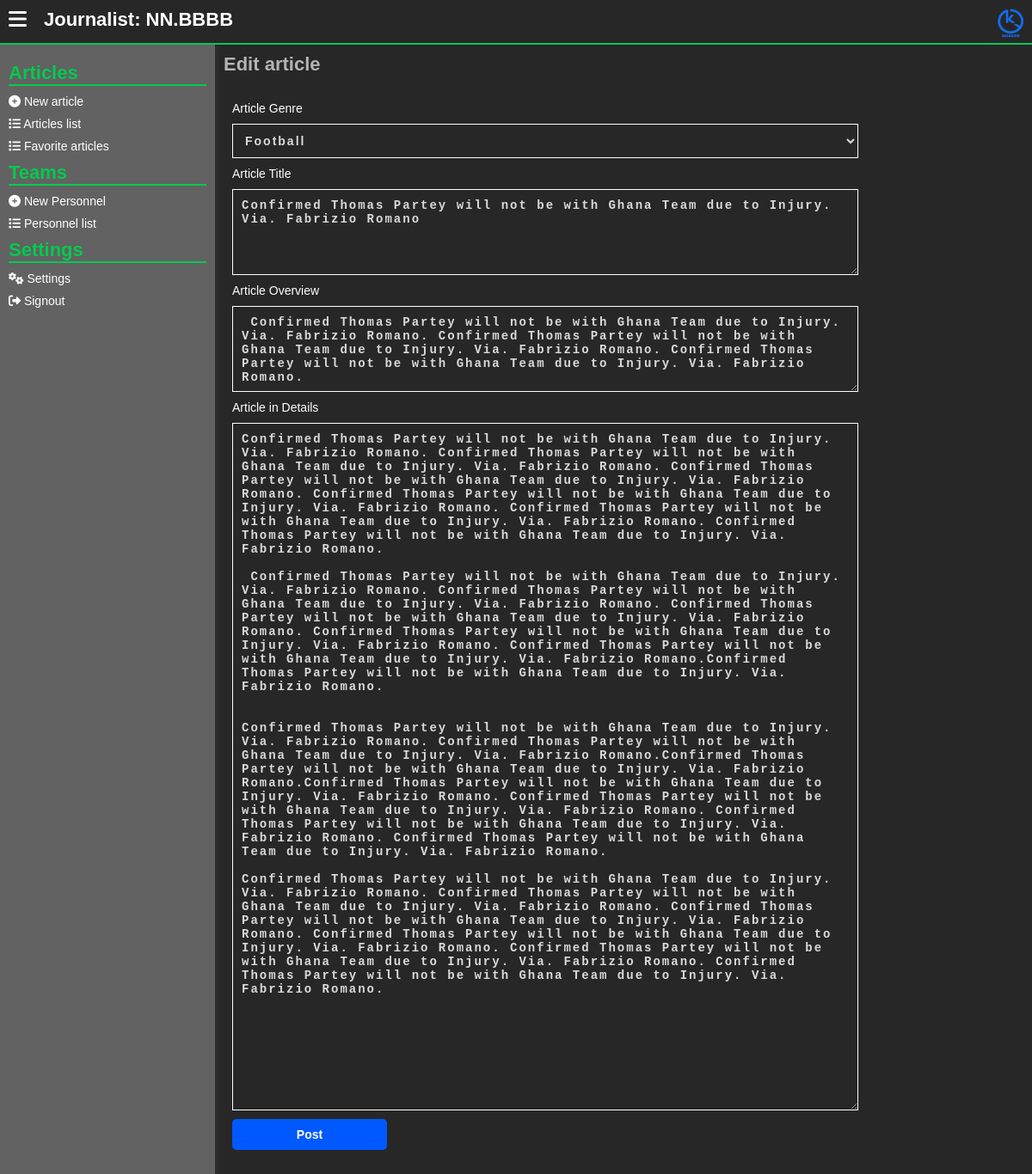
/journalists/edit-article.php?a=6 (signed in), run on the app's committed database.
### tables this page shows
CREATE TABLE `journalists` (
  `id` int(11) NOT NULL,
  `first_name` varchar(255) NOT NULL,
  `last_name` varchar(255) NOT NULL,
  `user_name` varchar(255) NOT NULL,
  `email` varchar(255) NOT NULL,
  `phone_number` varchar(255) NOT NULL,
  `password` text NOT NULL,
  `display_name` varchar(255) NOT NULL,
  `status` varchar(255) NOT NULL DEFAULT 'Working'
);

CREATE TABLE `news_articles` (
  `article_id` int(11) NOT NULL,
  `article_title` text NOT NULL,
  `article_overview` text NOT NULL,
  `article_poster` text NOT NULL,
  `article_full_details` text NOT NULL,
  `article_author` int(11) NOT NULL,
  `article_genre` int(11) NOT NULL,
  `article_publish_time` text NOT NULL DEFAULT current_timestamp()
);

CREATE TABLE `genres` (
  `id` int(11) NOT NULL,
  `genre_name` varchar(255) NOT NULL,
  `genre_description` text NOT NULL
);

### assets/php/journalists/session_mgt.php (called while the page is built, shortened)
<?php
    if (!isset($_SESSION['acting_journalist_id'])) {
        header("location: ../admins/signin.php");
    }
    else {
        $acting_jou_id = $_SESSION['acting_journalist_id'];
        $check_jou_exists = mysqli_query($server,"SELECT * from journalists
            WHERE id = '$acting_jou_id'
        ");
        if (mysqli_num_rows($check_jou_exists) !==1) {
            header("location: ../admins/signin.php");
        }
        else {
            $get_the_journalist_info =  mysqli_fetch_array(mysqli_query($server,"SELECT * from journalists
                WHERE id = '$acting_jou_id'
            "));
            $acting_jou_username = $get_the_journalist_info['user_name'];
        }
    }
?>

### journalists/edit-article.php (the view, shortened to what this page needs)
<?php
include("../assets/php/global/server.php");
include("../assets/php/journalists/session_mgt.php");
?>
<!DOCTYPE html>
<html lang="en">
<head>
    <link rel="stylesheet" href="../assets/css/back-main.css">
    <link rel="stylesheet" href="https://cdnjs.cloudflare.com/ajax/libs/font-awesome/6.5.1/css/all.min.css" />
</head>
<body>
<main>
        <section class="main-section">
            <?php
                include('../assets/php/journalists/header.php')
            ?>
            <div class="hero">
               <?php include("../assets/php/journalists/left-nav.php") ?>
               <div class="dashboard">
                    <div class="dashboard-cont">
                        <?php
                            if (!isset($_GET['a'])) {
                                ?>
                                <div class="errorMsg">
                                    No request sent to the server.
                                </div>
                                <?php
                            }
                            else if (isset($_GET['a'])) {
                                $articleId = $_GET['a'];
                                $checkArticleExists = mysqli_query($server,"SELECT * from
                                    news_articles,genres
                                    WHERE
                                    news_articles.article_genre = genres.id AND
                                    article_id = '$articleId'
                                ");
                                if (mysqli_num_rows($checkArticleExists) != 1) {
                                    ?>
                                    <div class="errorMsg">
                                        Article is not found.
                                    </div>
                                    <?php
                                }
                                else {
                                    while ($dataCheckArticles = mysqli_fetch_array($checkArticleExists)) {
                                        ?>
                                        <h1>
                                            Edit article
                                        </h1>
                                        <div class="form-row">
                                            <form action="" method="POST" enctype="multipart/form-data">
                                                <p>
                                                    <label for="Article Genre">
                                                        Article Genre
                                                    </label>
                                                    <select name="genre">
                                                        <option value="<?php echo $dataCheckArticles['article_genre']; ?>">
                                                            <?php echo $dataGenre = $dataCheckArticles['genre_name'] ?>
                                                        </option>
                                                    </select>
                                                </p>
                                                <p>
                                                    <label for="Article title">
                                                        Article Title
                                                    </label>
                                                    <textarea name="title" placeholder="Type..." required><?php echo $dataCheckArticles['article_title']; ?></textarea>
                                                </p>
                                                <p>
                                                    <label for="Article Overview">
                                                        Article Overview
                                                    </label>
                                                    <textarea name="overview"  placeholder="Type..." required><?php echo $dataCheckArticles['article_overview']; ?></textarea>
                                                </p>
                                                <p>
                                                    <label for="Article Overview">
                                                        Article in Details
                                                    </label>
                                                    <textarea name="details"  placeholder="Type..." class="full" required><?php echo $dataCheckArticles['article_full_details']; ?></textarea>
                                                </p>
                                                <p>
                                                    <button type="submit" name="post_article">
                                                        Post
                                                    </button>
                                                </p>
                                            </form>
                                        </div>
                                        <?php
                                    }
                                }
                            }
                        ?>
                    </div>
               </div>
            </div>
        </section>
    </main>
</body>
</html>

### assets/php/journalists/header.php
<header>
   <div class="menu">
      <button id="menu_toggleBTN">
         <i class="fa fa-bars"></i>
      </button>
   </div>
   <div class="username" onclick="location.reload()">
      Journalist:
      <?php echo $acting_jou_username; ?>
   </div>
   <div class="logo">
      <a href="./home.php">
         <img src="../assets/images/KickSide - Logo.png" alt="Kick Side Logo">
      </a>
   </div>
</header>

### assets/css/back-main.css (style rules this page uses)
* { font-size: 14px; margin: 0; padding: 0; text-decoration: none; }
body { font-family: "Gill Sans", "Gill Sans MT", Calibri, "Trebuchet MS", sans-serif; margin: 0; padding: 0; background: #d3d3d357; overflow: hidden; }
button { cursor: pointer; background: transparent; border: 0; }
main { width: 100%; height: 100%; }
section.main-section { height: 100vh; width: 100vw; top: 0; left: 0; position: absolute; background: rgb(39, 39, 39); overflow: hidden; }
section.main-section header { width: 100vw; display: flex; flex-direction: row; margin: 0; padding: 0; height: 50px; border-bottom: 2px solid #02ca4e; }
section.main-section header .menu { padding: 10px; }
section.main-section header .menu button { border: 0; background: transparent; }
section.main-section header .menu button i { font-size: 24px; color: #fff; }
section.main-section header .username { flex: 4; padding: 10px; color: #fff; font-size: 22px; font-weight: bold; user-select: none; cursor: pointer; }
section.main-section header .logo { text-align: right; flex: 2; padding: 10px; }
section.main-section header .logo img { width: 30px; }
section.main-section .hero { width: 100%; display: flex; flex-direction: row; flex-wrap: nowrap; }
section.main-section .dashboard { height: calc(100vh - 50px); overflow: auto; flex: 1; }
section.main-section .dashboard .dashboard-cont { padding: 10px; }
section.main-section .dashboard .dashboard-cont h1 { color: #b4b4b4; font-size: 22px; }
section.main-section .dashboard .form-row { margin-top: 10px; padding: 10px; border-radius: 10px; }
section.main-section .dashboard .form-row form p { margin-top: 10px; color: #fff; font-weight: 200; display: flex; flex-direction: column; font-size: 18px; }
section.main-section .dashboard .form-row form p input, section.main-section .dashboard .form-row form p textarea, section.main-section .dashboard .form-row form p select { padding: 10px; background: transparent; margin-top: 10px; border: 1px solid #fff; color: #dadada; font-weight: bold; letter-spacing: 2px; outline: 0; width: 80%; }
section.main-section .dashboard .form-row form p .full { height: 800px; }
section.main-section .dashboard .form-row form p textarea { height: 100px; }
section.main-section .dashboard .form-row form p button { padding: 10px; background: #0059ff; border: 0; border-radius: 5px; font-weight: bold; color: #fff; width: 180px; }

### data on the page
journalists: user_name "NN.BBBB"
news_articles: genre "Football", title "Confirmed Thomas Partey will not be with Ghana Team due to Injury. Via. Fabrizio Romano", overview "Confirmed Thomas Partey will not be with Ghana Team due to Injury. Via. Fabrizio Romano. Confirmed Thomas Partey will not be with Ghana Team due to Injury. Via. Fabrizio Romano. Confirmed Thomas Partey will not be with Ghana Team due to Injury. Via. Fabrizio Romano.", details "Confirmed Thomas Partey will not be with Ghana Team due to Injury. Via. Fabrizio Romano. Confirmed Thomas Partey will not be with Ghana Team due to Injury. Via. Fabrizio Romano. Confirmed Thomas Partey will not be with Ghana Team due to Injury. Via. Fabrizio Romano. Confirmed Thomas Partey will not be with Ghana Team due to Injury. Via. Fabrizio Romano. Confirmed Thomas Partey will not be with Ghana Team due to Injury. Via. Fabrizio Romano. Confirmed Thomas Partey will not be with Ghana Team due to Injury. Via. Fabrizio Romano. Confirmed Thomas Partey will not be with Ghana Team due to Injury. Via. Fabrizio Romano. Confirmed Thomas Partey will not be with Ghana Team due to Injury. Via.…"
